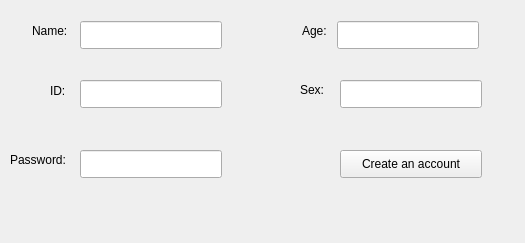
<?xml version="1.0" encoding="UTF-8"?>
<ui version="4.0">
 <class>RegisterWindow</class>
 <widget class="QWidget" name="RegisterWindow">
  <property name="geometry">
   <rect>
    <x>0</x>
    <y>0</y>
    <width>525</width>
    <height>243</height>
   </rect>
  </property>
  <property name="minimumSize">
   <size>
    <width>525</width>
    <height>243</height>
   </size>
  </property>
  <property name="maximumSize">
   <size>
    <width>525</width>
    <height>243</height>
   </size>
  </property>
  <property name="windowTitle">
   <string>Register</string>
  </property>
  <widget class="QLabel" name="labelName">
   <property name="geometry">
    <rect>
     <x>32</x>
     <y>21</y>
     <width>42</width>
     <height>20</height>
    </rect>
   </property>
   <property name="text">
    <string>Name:</string>
   </property>
  </widget>
  <widget class="QLineEdit" name="lineEditName">
   <property name="geometry">
    <rect>
     <x>80</x>
     <y>21</y>
     <width>142</width>
     <height>28</height>
    </rect>
   </property>
  </widget>
  <widget class="QLabel" name="labelAge">
   <property name="geometry">
    <rect>
     <x>302</x>
     <y>21</y>
     <width>29</width>
     <height>20</height>
    </rect>
   </property>
   <property name="text">
    <string>Age:</string>
   </property>
  </widget>
  <widget class="QLineEdit" name="lineEditAge">
   <property name="geometry">
    <rect>
     <x>337</x>
     <y>21</y>
     <width>142</width>
     <height>28</height>
    </rect>
   </property>
  </widget>
  <widget class="QLabel" name="labelId">
   <property name="geometry">
    <rect>
     <x>50</x>
     <y>80</y>
     <width>19</width>
     <height>21</height>
    </rect>
   </property>
   <property name="text">
    <string>ID:</string>
   </property>
  </widget>
  <widget class="QLineEdit" name="lineEditId">
   <property name="geometry">
    <rect>
     <x>80</x>
     <y>80</y>
     <width>142</width>
     <height>28</height>
    </rect>
   </property>
  </widget>
  <widget class="QLabel" name="labelSex">
   <property name="geometry">
    <rect>
     <x>300</x>
     <y>80</y>
     <width>28</width>
     <height>20</height>
    </rect>
   </property>
   <property name="text">
    <string>Sex:</string>
   </property>
  </widget>
  <widget class="QLineEdit" name="lineEditSex">
   <property name="geometry">
    <rect>
     <x>340</x>
     <y>80</y>
     <width>142</width>
     <height>28</height>
    </rect>
   </property>
  </widget>
  <widget class="QLabel" name="labelPassword">
   <property name="geometry">
    <rect>
     <x>10</x>
     <y>150</y>
     <width>66</width>
     <height>20</height>
    </rect>
   </property>
   <property name="text">
    <string>Password:</string>
   </property>
  </widget>
  <widget class="QLineEdit" name="lineEditPassword">
   <property name="geometry">
    <rect>
     <x>80</x>
     <y>150</y>
     <width>142</width>
     <height>28</height>
    </rect>
   </property>
   <property name="echoMode">
    <enum>QLineEdit::Password</enum>
   </property>
  </widget>
  <widget class="QPushButton" name="pushButtonCreate">
   <property name="geometry">
    <rect>
     <x>340</x>
     <y>150</y>
     <width>142</width>
     <height>28</height>
    </rect>
   </property>
   <property name="text">
    <string>Create an account</string>
   </property>
  </widget>
 </widget>
 <resources/>
 <connections/>
</ui>
